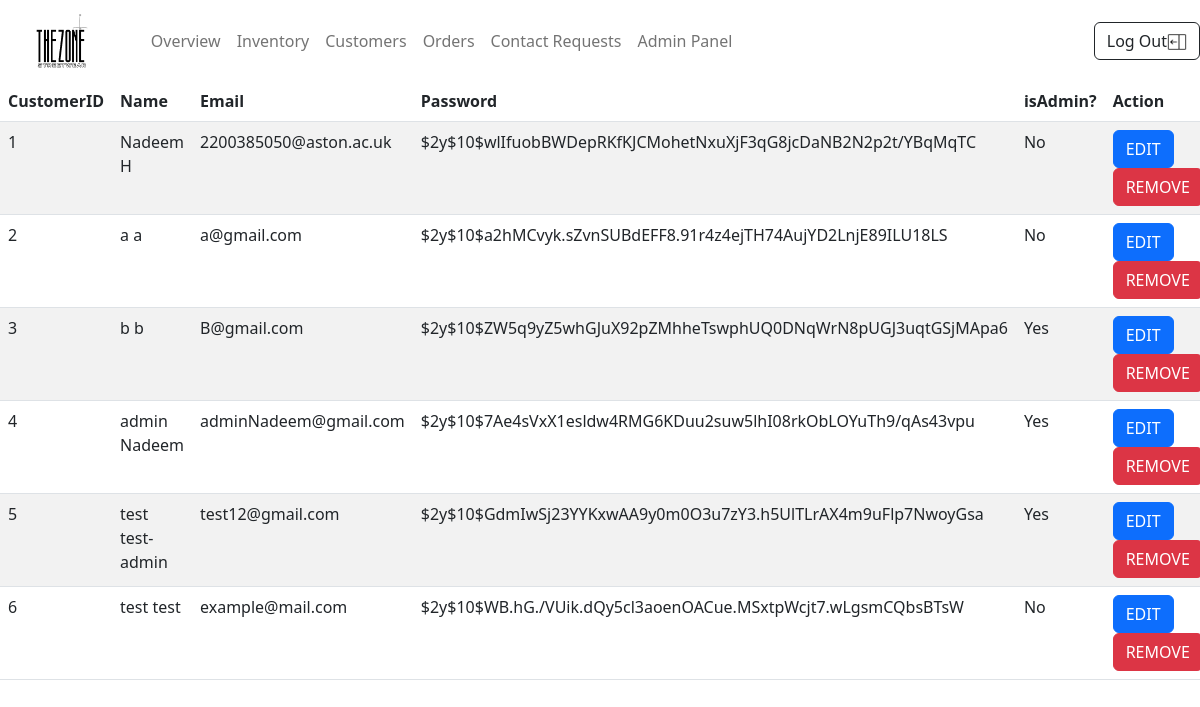
/admin-customers.php (signed in), run on an earlier commit of the app's database.
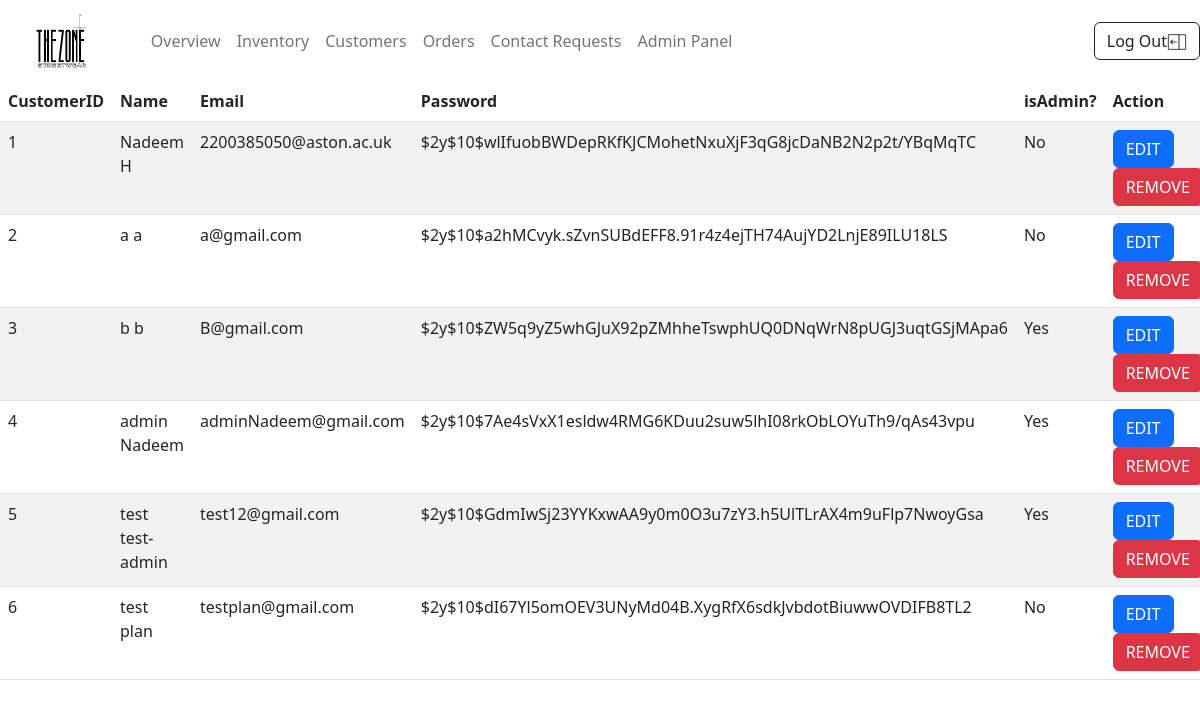
And on a later commit of the database.
### tables this page shows
CREATE TABLE `useraccounts` (
  `UserID` int(11) NOT NULL,
  `Firstname` varchar(255) DEFAULT NULL,
  `Lastname` varchar(255) DEFAULT NULL,
  `Email` varchar(255) DEFAULT NULL,
  `Pass` varchar(255) DEFAULT NULL,
  `isAdmin` tinyint(1) DEFAULT 0
);

### admin-customers.php (the view, shortened to what this page needs)
<!DOCTYPE html>
<html lang="en">
<head>
    <link rel="stylesheet" href="https://cdnjs.cloudflare.com/ajax/libs/twitter-bootstrap/5.2.0/css/bootstrap.min.css">
    <link rel="stylesheet" href="https://cdn.datatables.net/1.13.4/css/dataTables.bootstrap5.min.css">
    <link rel="stylesheet" href="../TheZone/style.css">
</head>
<body>
    <?php include('../TheZone/adminnavbar.php') ?>
    <section>
        <table id="example" class="table table-striped" style="width:100%">
            <thead>
                <tr>
                    <th>CustomerID</th>
                    <th>Name</th>
                    <th>Email</th>
                    <th>Password</th>
                    <th>isAdmin?</th>
                    <th>Action</th>
                </tr>
            </thead>
            <tbody>
                <?php
                include('../TheZone/connectiondb.php');
                $users = $db->prepare("SELECT * FROM useraccounts");
                $users->execute();
                foreach ($users as $user) {
                    echo "<tr>";
                    echo "<td>" . $user['UserID'] . "</td>";
                    echo "<td>" . $user['Firstname'] . " " . $user['Lastname'] . "</td>";
                    echo "<td>" . $user['Email'] . "</td>";
                    echo "<td>" . $user['Pass'] . "</td>";
                    echo "<td>" . ($user['isAdmin'] ? 'Yes' : 'No') . "</td>";
                    echo "<td>";
                    echo "<button type='button' class='btn btn-primary editbtn' data-userid='" . $user['UserID'] . "' data-firstname='" . $user['Firstname'] . "' data-lastname='" . $user['Lastname'] . "' data-useremail='" . $user['Email'] . "' data-userpassword='" . $user['Pass'] . "' data-isadmin ='".$user['isAdmin'] . "'>EDIT</button>";
                    echo "<form style='display: inline-block;' action='../TheZone/remove-user.php' method='post'>";
                    echo "<button type='submit' class='btn btn-danger'>REMOVE</button>";
                    echo "</form>";
                    echo "</td>";
                    echo "</tr>";
                }
                ?>
            </tbody>
        </table>
    </section>
</body>
</html>

What changed in the data, as far as the page shows it:
changed useraccounts id 6: Lastname "test" → "plan"; Email "example@mail.com" → "testplan@gmail.com"; Pass "$2y$10$WB.hG./VUik.dQy5cl3aoenOACue.MSxtpWcjt7.wLgsmCQbsBTsW" → "$2y$10$dI67Yl5omOEV3UNyMd04B.XygRfX6sdkJvbdotBiuwwOVDIFB8TL2"
